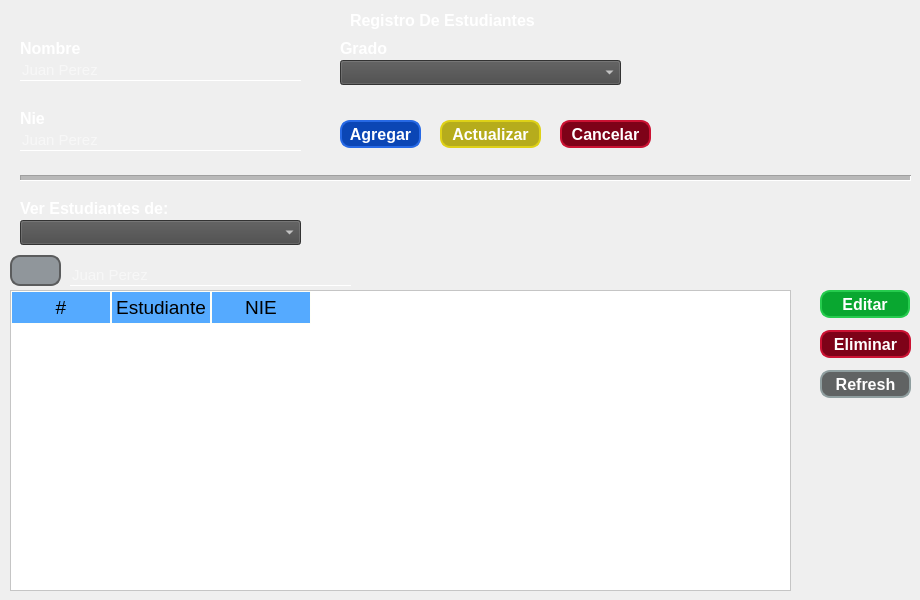
         <widget class="QWidget" name="tab_3">
          <attribute name="icon">
           <iconset>
            <normaloff>../assets/img/estudiantes.png</normaloff>../assets/img/estudiantes.png</iconset>
          </attribute>
          <attribute name="title">
           <string/>
          </attribute>
          <widget class="QTableWidget" name="tblListEstud">
           <property name="enabled">
            <bool>true</bool>
           </property>
           <property name="geometry">
            <rect>
             <x>10</x>
             <y>290</y>
             <width>781</width>
             <height>301</height>
            </rect>
           </property>
           <property name="styleSheet">
            <string notr="true">QWidget{
	background-color: white;
	color: #000000;
}

QHeaderView::section{
	background-color: #55aaff;
	padding: 2px;

	border:1px solid #fffff8;
	font-size: 14pt;
}

QTableWidget{
	gridline-color: #ff00ff;
	font-size: 12pt;
}

QTableWidget QTableCornerButton::section{
	background-color: #55aaff;
	border: 1px solid #ff0000;
}</string>
           </property>
           <property name="editTriggers">
            <set>QAbstractItemView::AnyKeyPressed|QAbstractItemView::EditKeyPressed</set>
           </property>
           <property name="selectionBehavior">
            <enum>QAbstractItemView::SelectRows</enum>
           </property>
           <column>
            <property name="text">
             <string>#</string>
            </property>
           </column>
           <column>
            <property name="text">
             <string>Estudiante</string>
            </property>
           </column>
           <column>
            <property name="text">
             <string>NIE</string>
            </property>
           </column>
          </widget>
          <widget class="QLabel" name="label_10">
           <property name="geometry">
            <rect>
             <x>20</x>
             <y>40</y>
             <width>81</width>
             <height>16</height>
            </rect>
           </property>
           <property name="font">
            <font>
             <family>Arial</family>
             <pointsize>12</pointsize>
             <weight>75</weight>
             <bold>true</bold>
            </font>
           </property>
           <property name="styleSheet">
            <string notr="true">color: rgb(255, 255, 255);</string>
           </property>
           <property name="text">
            <string>Nombre</string>
           </property>
          </widget>
          <widget class="QLineEdit" name="txtRegNomEstud">
           <property name="geometry">
            <rect>
             <x>20</x>
             <y>60</y>
             <width>281</width>
             <height>21</height>
            </rect>
           </property>
           <property name="font">
            <font>
             <pointsize>11</pointsize>
            </font>
           </property>
           <property name="styleSheet">
            <string notr="true">QLineEdit{
background:transparent;
border:none;
border-bottom:1px solid white;
color: rgb(255, 255, 255);
}
</string>
           </property>
           <property name="text">
            <string/>
           </property>
           <property name="alignment">
            <set>Qt::AlignBottom|Qt::AlignLeading|Qt::AlignLeft</set>
           </property>
           <property name="placeholderText">
            <string>Juan Perez</string>
           </property>
          </widget>
          <widget class="QLineEdit" name="txtRegNieEstud">
           <property name="geometry">
            <rect>
             <x>20</x>
             <y>130</y>
             <width>281</width>
             <height>21</height>
            </rect>
           </property>
           <property name="font">
            <font>
             <pointsize>11</pointsize>
            </font>
           </property>
           <property name="styleSheet">
            <string notr="true">QLineEdit{
background:transparent;
border:none;
border-bottom:1px solid white;
color: rgb(255, 255, 255);
}
</string>
           </property>
           <property name="text">
            <string/>
           </property>
           <property name="alignment">
            <set>Qt::AlignBottom|Qt::AlignLeading|Qt::AlignLeft</set>
           </property>
           <property name="placeholderText">
            <string>Juan Perez</string>
           </property>
          </widget>
          <widget class="QLabel" name="label_11">
           <property name="geometry">
            <rect>
             <x>20</x>
             <y>110</y>
             <width>81</width>
             <height>16</height>
            </rect>
           </property>
           <property name="font">
            <font>
             <family>Arial</family>
             <pointsize>12</pointsize>
             <weight>75</weight>
             <bold>true</bold>
            </font>
           </property>
           <property name="styleSheet">
            <string notr="true">color: rgb(255, 255, 255);</string>
           </property>
           <property name="text">
            <string>Nie</string>
           </property>
          </widget>
          <widget class="QLineEdit" name="txtBuscarEstuds">
           <property name="geometry">
            <rect>
             <x>70</x>
             <y>265</y>
             <width>281</width>
             <height>21</height>
            </rect>
           </property>
           <property name="font">
            <font>
             <pointsize>11</pointsize>
            </font>
           </property>
           <property name="styleSheet">
            <string notr="true">QLineEdit{
background:transparent;
border:none;
border-bottom:1px solid white;
color: rgb(255, 255, 255);
}
</string>
           </property>
           <property name="text">
            <string/>
           </property>
           <property name="alignment">
            <set>Qt::AlignBottom|Qt::AlignLeading|Qt::AlignLeft</set>
           </property>
           <property name="placeholderText">
            <string>Juan Perez</string>
           </property>
          </widget>
          <widget class="QPushButton" name="pushButton_6">
           <property name="geometry">
            <rect>
             <x>10</x>
             <y>255</y>
             <width>51</width>
             <height>31</height>
            </rect>
           </property>
           <property name="font">
            <font>
             <pointsize>12</pointsize>
             <weight>75</weight>
             <bold>true</bold>
            </font>
           </property>
           <property name="styleSheet">
            <string notr="true">QPushButton
{	
	background:rgb(144, 150, 155);
	border: 2px solid rgb(91,92,93);
	border-radius:10px;
	color:white;
}
QPushButton:pressed
{
	background-color:rgb(91,92,93);
	border:2px solid rgb(144, 150, 155);
}

</string>
           </property>
           <property name="text">
            <string/>
           </property>
           <property name="icon">
            <iconset>
             <normaloff>../assets/img/buscar.png</normaloff>../assets/img/buscar.png</iconset>
           </property>
           <property name="iconSize">
            <size>
             <width>25</width>
             <height>25</height>
            </size>
           </property>
          </widget>
          <widget class="QPushButton" name="btnAgregarEstud">
           <property name="geometry">
            <rect>
             <x>340</x>
             <y>120</y>
             <width>81</width>
             <height>28</height>
            </rect>
           </property>
           <property name="font">
            <font>
             <pointsize>12</pointsize>
             <weight>75</weight>
             <bold>true</bold>
            </font>
           </property>
           <property name="cursor">
            <cursorShape>PointingHandCursor</cursorShape>
           </property>
           <property name="styleSheet">
            <string notr="true">QPushButton
{	
	background:rgb(11,70,181);
	border: 2px solid rgb(39,105,229);
	border-radius:10px;
	color:white;
}
QPushButton:pressed
{
	background-color:rgb(39,105,229);
	border:2px solid rgb(11,70,181);
}
</string>
           </property>
           <property name="text">
            <string>Agregar</string>
           </property>
          </widget>
          <widget class="QPushButton" name="btnEditSelectEstud">
           <property name="geometry">
            <rect>
             <x>820</x>
             <y>290</y>
             <width>90</width>
             <height>28</height>
            </rect>
           </property>
           <property name="font">
            <font>
             <pointsize>12</pointsize>
             <weight>75</weight>
             <bold>true</bold>
            </font>
           </property>
           <property name="cursor">
            <cursorShape>PointingHandCursor</cursorShape>
           </property>
           <property name="styleSheet">
            <string notr="true">QPushButton
{	
	background:rgb(9,167,48);
	border: 2px solid rgb(38,204,78);
	border-radius:10px;
	color:white;
}
QPushButton:pressed
{
	background-color: rgb(38,204,78);
	border:2px solid rgb(9,167,48);
}


</string>
           </property>
           <property name="text">
            <string>Editar</string>
           </property>
          </widget>
          <widget class="QPushButton" name="btnEliminarEstud">
           <property name="geometry">
            <rect>
             <x>820</x>
             <y>330</y>
             <width>91</width>
             <height>28</height>
            </rect>
           </property>
           <property name="font">
            <font>
             <pointsize>12</pointsize>
             <weight>75</weight>
             <bold>true</bold>
            </font>
           </property>
           <property name="cursor">
            <cursorShape>PointingHandCursor</cursorShape>
           </property>
           <property name="styleSheet">
            <string notr="true">QPushButton
{	
	background: rgb(126,2,24);
	border: 2px solid rgb(203,18,51);
	border-radius:10px;
	color:white;
}
QPushButton:pressed
{
	background-color: rgb(203,18,51);
	border:2px solid rgb(126,2,24);
}
</string>
           </property>
           <property name="text">
            <string>Eliminar</string>
           </property>
          </widget>
          <widget class="QPushButton" name="btnActualizarEstud">
           <property name="enabled">
            <bool>false</bool>
           </property>
           <property name="geometry">
            <rect>
             <x>440</x>
             <y>120</y>
             <width>101</width>
             <height>28</height>
            </rect>
           </property>
           <property name="font">
            <font>
             <pointsize>12</pointsize>
             <weight>75</weight>
             <bold>true</bold>
            </font>
           </property>
           <property name="cursor">
            <cursorShape>PointingHandCursor</cursorShape>
           </property>
           <property name="styleSheet">
            <string notr="true">QPushButton
{	
	background:rgb(182,172,28);
	border: 2px solid rgb(222,209,23);
	border-radius:10px;
	color:white;
}
QPushButton:pressed
{
	background-color:rgb(222,209,23);
	border:2px solid rgb(182,172,28);
}


</string>
           </property>
           <property name="text">
            <string>Actualizar</string>
           </property>
          </widget>
          <widget class="QLabel" name="label_26">
           <property name="geometry">
            <rect>
             <x>350</x>
             <y>10</y>
             <width>201</width>
             <height>21</height>
            </rect>
           </property>
           <property name="font">
            <font>
             <family>Arial</family>
             <pointsize>12</pointsize>
             <weight>75</weight>
             <bold>true</bold>
            </font>
           </property>
           <property name="styleSheet">
            <string notr="true">color: rgb(255, 255, 255);</string>
           </property>
           <property name="text">
            <string>Registro De Estudiantes</string>
           </property>
          </widget>
          <widget class="QLabel" name="label_30">
           <property name="geometry">
            <rect>
             <x>340</x>
             <y>40</y>
             <width>81</width>
             <height>16</height>
            </rect>
           </property>
           <property name="font">
            <font>
             <family>Arial</family>
             <pointsize>12</pointsize>
             <weight>75</weight>
             <bold>true</bold>
            </font>
           </property>
           <property name="styleSheet">
            <string notr="true">color: rgb(255, 255, 255);</string>
           </property>
           <property name="text">
            <string>Grado</string>
           </property>
          </widget>
          <widget class="QComboBox" name="cbxRegGradoEstud">
           <property name="geometry">
            <rect>
             <x>340</x>
             <y>60</y>
             <width>281</width>
             <height>25</height>
            </rect>
           </property>
           <property name="font">
            <font>
             <family>Arial</family>
             <pointsize>11</pointsize>
             <weight>75</weight>
             <bold>true</bold>
            </font>
           </property>
           <property name="styleSheet">
            <string notr="true">color: rgb(255, 255, 255);
background-color: rgb(72, 72, 72);</string>
           </property>
          </widget>
          <widget class="QPushButton" name="btnCancelEstud">
           <property name="enabled">
            <bool>false</bool>
           </property>
           <property name="geometry">
            <rect>
             <x>560</x>
             <y>120</y>
             <width>91</width>
             <height>28</height>
            </rect>
           </property>
           <property name="font">
            <font>
             <pointsize>12</pointsize>
             <weight>75</weight>
             <bold>true</bold>
            </font>
           </property>
           <property name="cursor">
            <cursorShape>PointingHandCursor</cursorShape>
           </property>
           <property name="styleSheet">
            <string notr="true">QPushButton
{	
	background: rgb(126,2,24);
	border: 2px solid rgb(203,18,51);
	border-radius:10px;
	color:white;
}
QPushButton:pressed
{
	background-color: rgb(203,18,51);
	border:2px solid rgb(126,2,24);
}
</string>
           </property>
           <property name="text">
            <string>Cancelar</string>
           </property>
          </widget>
          <widget class="QLabel" name="lblEstudianteToEdit">
           <property name="geometry">
            <rect>
             <x>580</x>
             <y>20</y>
             <width>47</width>
             <height>13</height>
            </rect>
           </property>
           <property name="styleSheet">
            <string notr="true">color:  rgb(40, 40, 40);</string>
           </property>
           <property name="text">
            <string/>
           </property>
          </widget>
          <widget class="QLabel" name="label_31">
           <property name="geometry">
            <rect>
             <x>20</x>
             <y>200</y>
             <width>161</width>
             <height>16</height>
            </rect>
           </property>
           <property name="font">
            <font>
             <family>Arial</family>
             <pointsize>12</pointsize>
             <weight>75</weight>
             <bold>true</bold>
            </font>
           </property>
           <property name="styleSheet">
            <string notr="true">color: rgb(255, 255, 255);</string>
           </property>
           <property name="text">
            <string>Ver Estudiantes de:</string>
           </property>
          </widget>
          <widget class="QComboBox" name="cbxVerEstudiantesDeRegEst">
           <property name="geometry">
            <rect>
             <x>20</x>
             <y>220</y>
             <width>281</width>
             <height>25</height>
            </rect>
           </property>
           <property name="font">
            <font>
             <family>Arial</family>
             <pointsize>11</pointsize>
             <weight>75</weight>
             <bold>true</bold>
            </font>
           </property>
           <property name="styleSheet">
            <string notr="true">color: rgb(255, 255, 255);
background-color: rgb(72, 72, 72);</string>
           </property>
          </widget>
          <widget class="QPushButton" name="btnRefreshEstudiantes">
           <property name="geometry">
            <rect>
             <x>820</x>
             <y>370</y>
             <width>91</width>
             <height>28</height>
            </rect>
           </property>
           <property name="font">
            <font>
             <pointsize>12</pointsize>
             <weight>75</weight>
             <bold>true</bold>
            </font>
           </property>
           <property name="cursor">
            <cursorShape>PointingHandCursor</cursorShape>
           </property>
           <property name="styleSheet">
            <string notr="true">QPushButton
{	
	background:rgb(96,99,99);
	border: 2px solid rgb(143,158,159);
	border-radius:10px;
	color:white;
}
QPushButton:pressed
{
	background-color: rgb(143,158,159);
	border:2px solid rgb(96,99,99);
}

</string>
           </property>
           <property name="text">
            <string>Refresh</string>
           </property>
           <property name="icon">
            <iconset>
             <normaloff>../assets/img/refresh.png</normaloff>../assets/img/refresh.png</iconset>
           </property>
           <property name="iconSize">
            <size>
             <width>16</width>
             <height>16</height>
            </size>
           </property>
          </widget>
          <widget class="Line" name="line_2">
           <property name="geometry">
            <rect>
             <x>20</x>
             <y>170</y>
             <width>891</width>
             <height>16</height>
            </rect>
           </property>
           <property name="midLineWidth">
            <number>4</number>
           </property>
           <property name="orientation">
            <enum>Qt::Horizontal</enum>
           </property>
          </widget>
         </widget>
